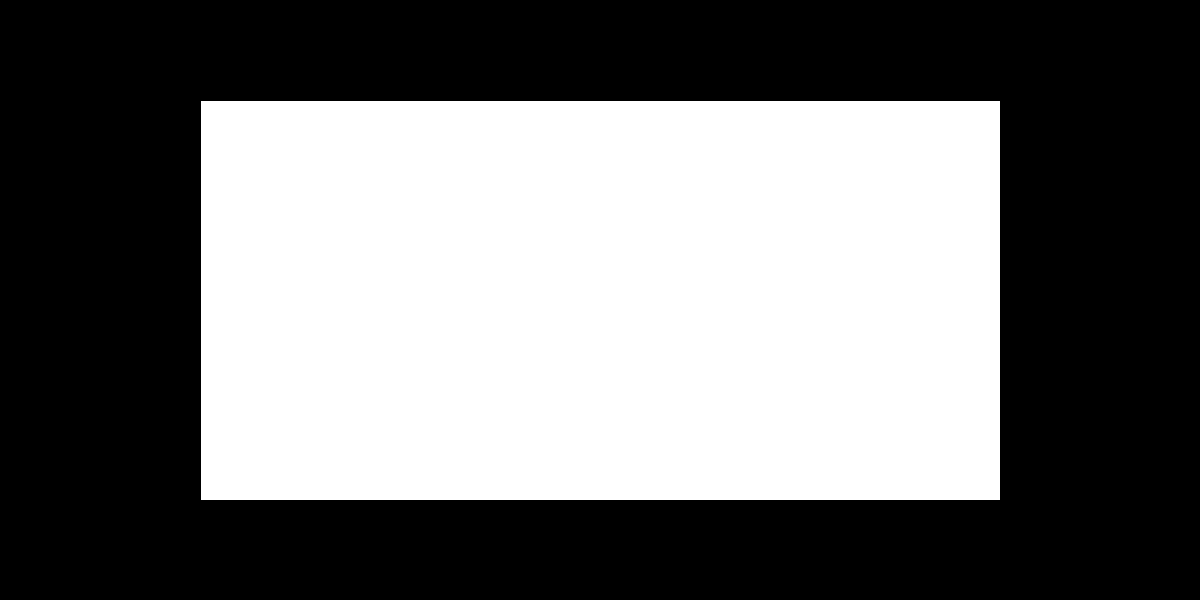
Frame 1 (no input)
Frame 60 (the mouse pressed at the canvas centre just before this capture): identical to frame 1, image omitted
Frame 120 (the mouse held since frame 60 and released just before this capture): identical to frame 1, image omitted

The Processing sketch that drew this single still picture (run headless with seeded random() and noise(); from frame 60 on, the mouse is pressed at the canvas centre):

// Processing sketch: Keyboard
// ── Keyboard.pde
/***************************************
*********Silas Gibbins. CTC*************
*******WS 2018. Assignment-3.***********
*********Initial code, only*************
*********programmed in with*************
*********Q and W key presses.***********
***************************************/

void setup() {
  size(1200, 600);
  background(0);
  rectMode(CENTER);
  rect(width/2, height/2, 800, 400);
}

void draw() {
  rectMode(CORNER);
    if (keyPressed){
    if (key == 'q' || key == 'w') {
      fill(0);
      rect(200, 100, 100, 100);
    } else if (key != 'q') {
      fill(255);
      rect(200, 100, 100, 100);
    }
    if (key == 'w') {
      fill(0);
      rect(300, 100, 100, 100);
    } else if(key != 'w') {
      fill(255);
      rect(300, 100, 100, 100);
    }
    }
}

void keyReleased() {
  fill(255);
  rectMode(CENTER);
  rect(width/2, height/2, 800, 400);
}
